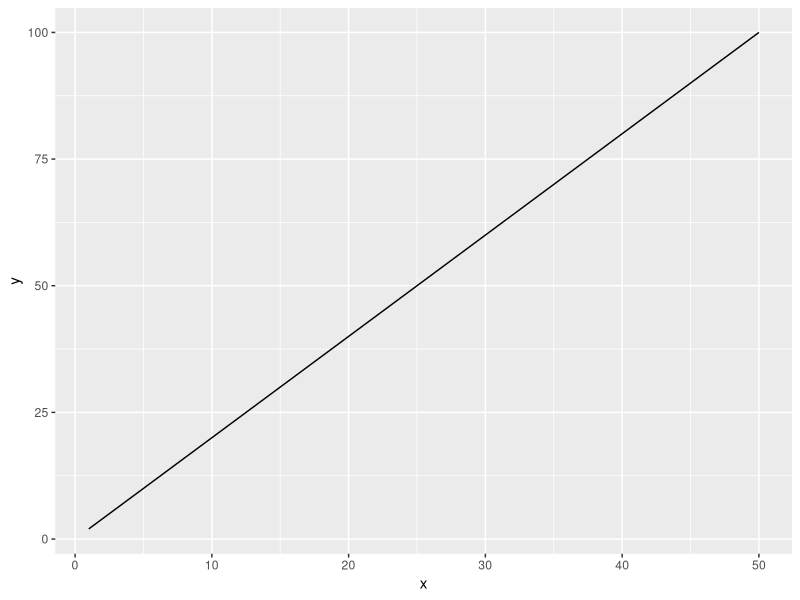
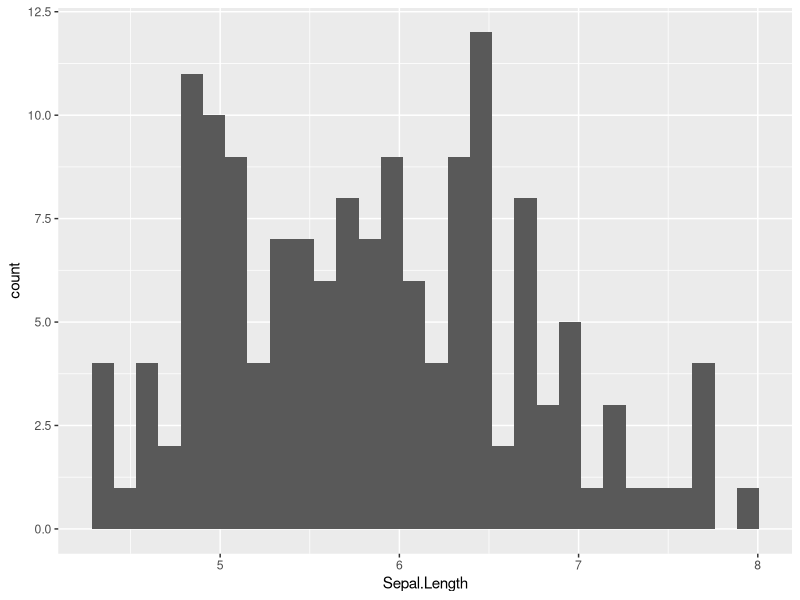
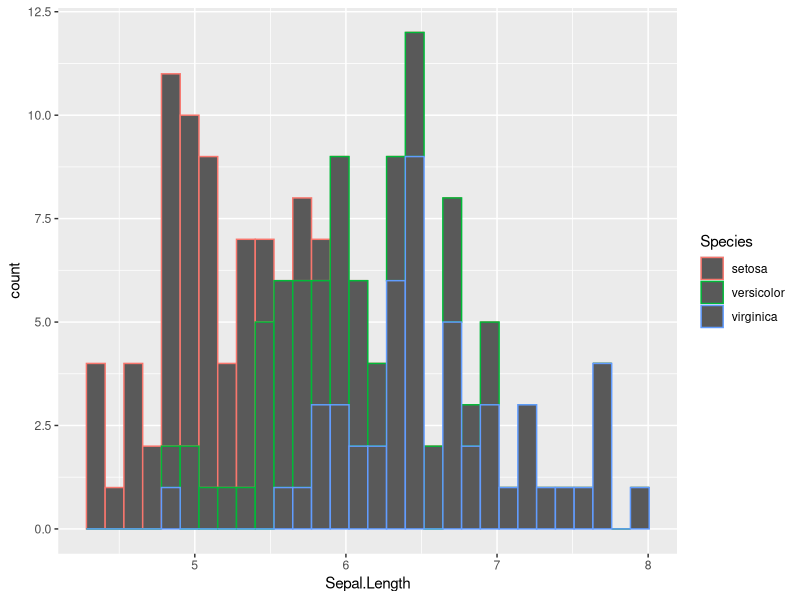
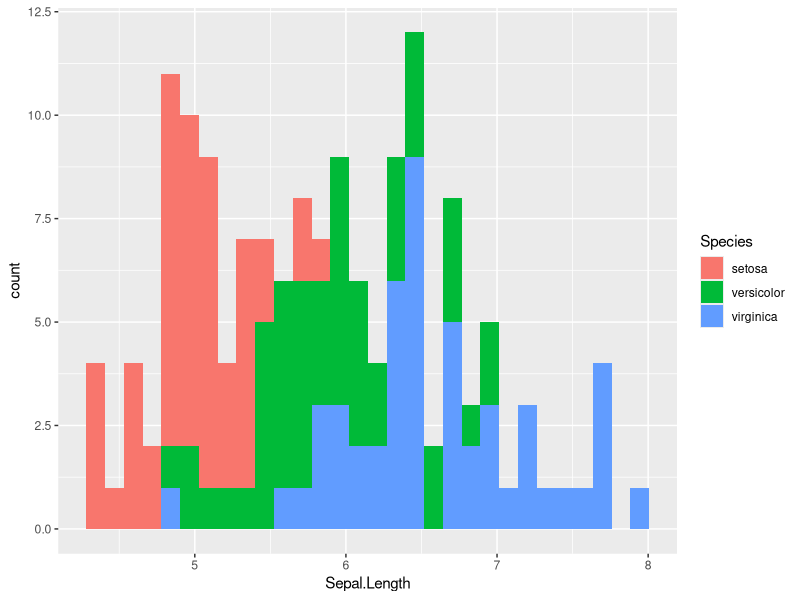
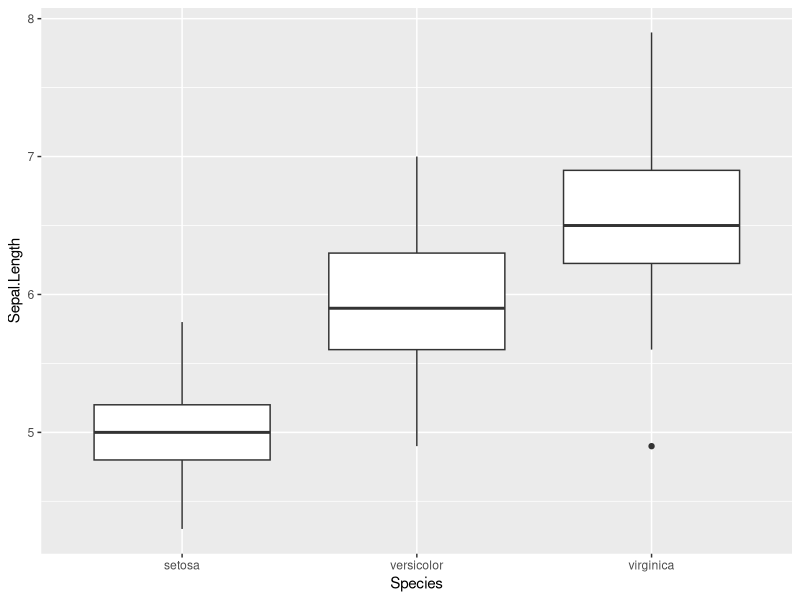
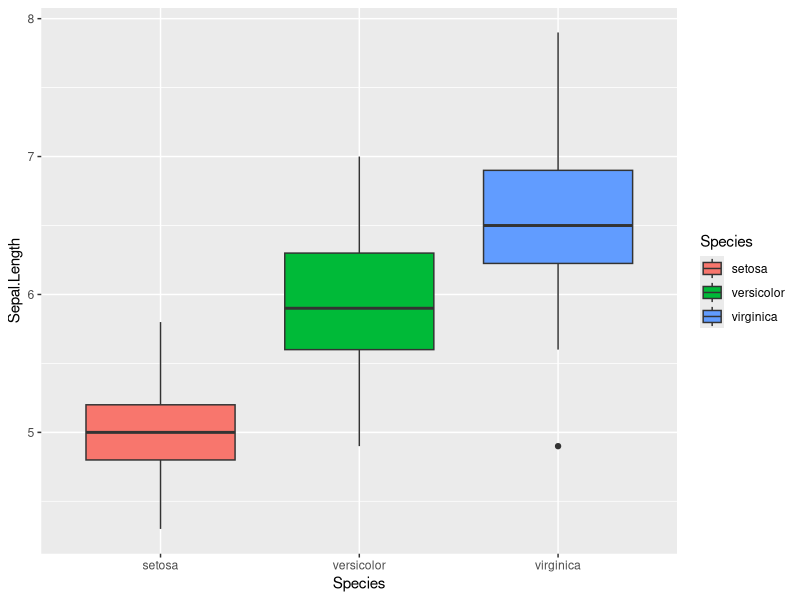
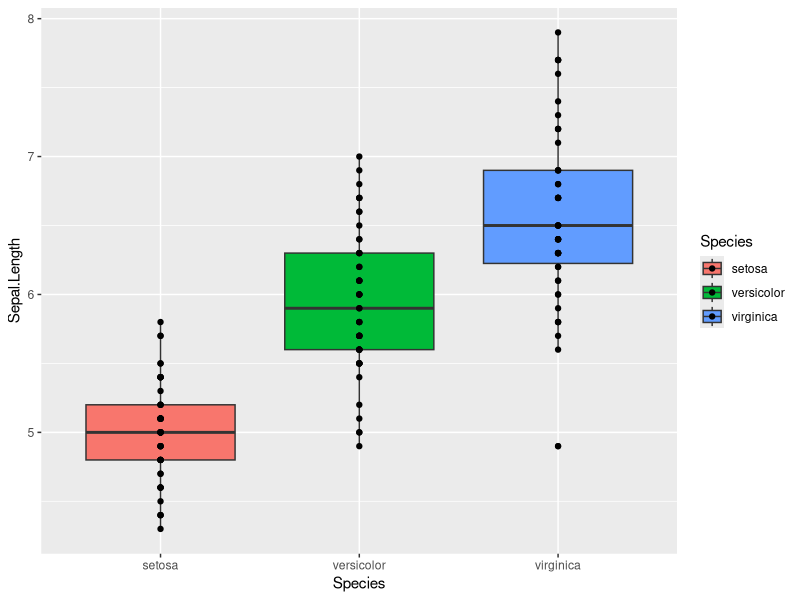
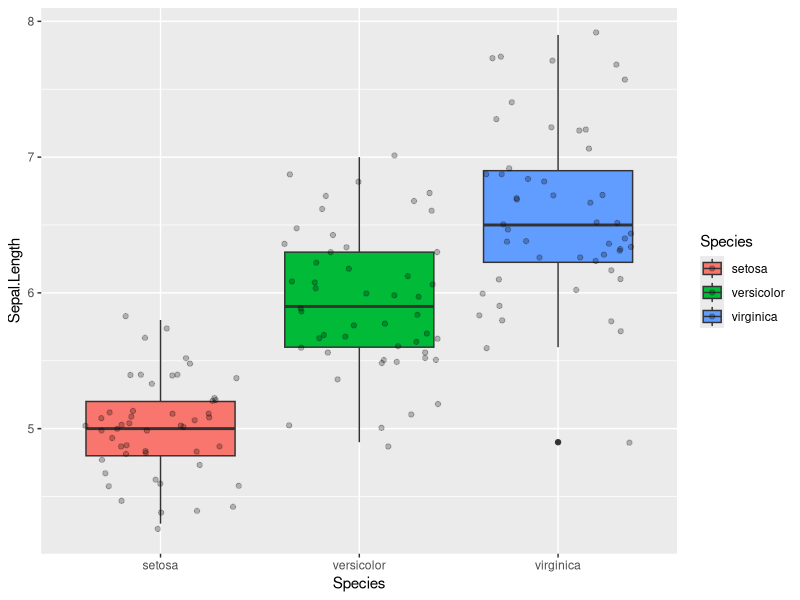

The R source for these figures, in order:
#install.packages("tidyverse")
library(tidyverse)

set.seed(123)

iris_sub <- as_tibble(iris) %>% 
  group_by(Species) %>% 
  sample_n(3) %>% 
  ungroup()

print(iris_sub)


# refresher ---------------------------------------------------------------

#exercise 1
#filter iris_sub to those with Sepal.Length greater than 5
# assign to df_g5

df_g5<-iris_sub %>% 
  filter(Sepal.Length>5)
print(df_g5)
#df_g5<-filter(iris_sub, Sepal.Length >5)

#exercise 2
# select columns of Sepal.Length and Petal.Width from iris_sub
# assign it to df_sp
df_sp<-iris_sub %>% 
  select(Sepal.Length, Petal.Width)
print(df_sp)

#exercise 3
#arrange the rows by Petal.Width in iris_sub
#assign it to df_arrange
df_arrange<- iris_sub %>% 
  arrange(Petal.Width)
print(df_arrange)

# exercise 4
# do exercise 1-3 at once with pipes
# assign to 'df_master'
df_master<-iris_sub %>% 
  filter(Sepal.Length>5) %>% 
  select(c(Sepal.Length, Petal.Width)) %>% 
  arrange (Petal.Width)
print(df_master)

#exercise 5
#calculate mean Petal.Width for each species separately
# use group_by() and summarize () functions
m_pw<-iris_sub %>% 
  group_by(Species) %>% 
  summarize(m_pw = mean(Petal.Width))
print (m_pw)

# ggplot ------------------------------------------------------------------

# basic syntax
## without pipe
g_example <- ggplot(data = iris,
                     mapping = aes(x = Sepal.Length,
                                   y = Sepal.Width)) +
  geom_point()

## with pipe
g_example<-iris %>% 
  ggplot(mapping=aes(x= Sepal.Length, 
                     y = Sepal.Width)) +
  geom_point()


# color
g_col <- iris %>% 
  ggplot(mapping = aes(x = Sepal.Length,
                       y = Sepal.Width, 
                       color = Species)) +
  geom_point()

# pitfall, when you color points or anything
#iris %>% 
#  ggplot(mapping= aes(x= Sepal.Length,
#                     y = Sepal.Width),
#                    color = Species)+
#  geom_point()

g_scol<-iris %>% 
  ggplot(mapping = aes(x= Sepal.Length,
                       y = Sepal.Width))+
  geom_point(color="salmon")

# line plot
df0 <- tibble(x = rep(1:50, 3),
              y = x * 2)

df0 %>% 
  ggplot(aes(x=x,
            y=y)) + 
  geom_line()

# histogram
iris %>% 
  ggplot(aes(x=Sepal.Length))+
  geom_histogram()

# histogram colored by Species
iris %>% 
  ggplot(aes(x=Sepal.Length, 
             color = Species))+
  geom_histogram()

# histogram color filled by Species
iris %>% 
  ggplot(aes(x=Sepal.Length, 
             fill = Species))+
  geom_histogram()

# boxplot
iris %>% 
  ggplot(aes(y= Sepal.Length,
             x = Species))+
  geom_boxplot()

# boxplot filled by species
iris %>% 
  ggplot(aes(y= Sepal.Length,
             x = Species,
             fill = Species))+
  geom_boxplot()

# use multiple layers
# example 1
iris %>% 
  ggplot(aes(y=Sepal.Length,
             x = Species,
             fill = Species))+
  geom_boxplot()+
  geom_point()

#example 2 with alpha attribute to make it transparent
iris %>% 
  ggplot(aes(y=Sepal.Length,
             x = Species,
             fill = Species))+
  geom_boxplot()+
  geom_jitter(alpha =0.25)
